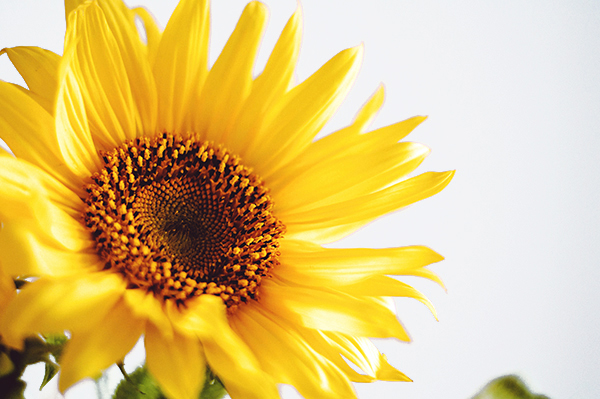
#> input picture sunflower.png, 600 x 399 px
$ python pic_deal.py
#> lines starting #> are read from the running program, lines starting #| are printed output that depends on the picture
# pic_deal.py
# sunflower.png

import os
import cv2 as cv
import numpy as np
from matplotlib import pyplot as plt

symbol_color = np.zeros((100, 100, 3))
name = "sunflower"
filename = name + ".png"
img = cv.imread(filename)
#> img is the input picture: shape (399, 600, 3); mean B, G, R 123.5, 195.6, 223.9
Z = img.reshape((-1,3))
Z = np.float32(Z)

# define criteria, number of clusters(K) and apply kmeans()
criteria = (cv.TERM_CRITERIA_EPS + cv.TERM_CRITERIA_MAX_ITER, 10, 1.0)
K = 6
ret,label,center=cv.kmeans(Z,K,None,criteria,10,cv.KMEANS_RANDOM_CENTERS)
#> ret = 124512257; center = [[241, 239.4, 238.6], [25.28, 75.43, 159], [33.68, 207.4, 249.8], [24.47, 155.1, 222.7], [26.85, 29.49, 56.09], [130.8, 234.5, 249]]

# Now convert back into uint8, and make original image
center = np.uint8(center)
#> center = [[240, 239, 238], [25, 75, 158], [33, 207, 249], [24, 155, 222], [26, 29, 56], [130, 234, 248]]
res = center[label.flatten()]
res2 = res.reshape((img.shape))
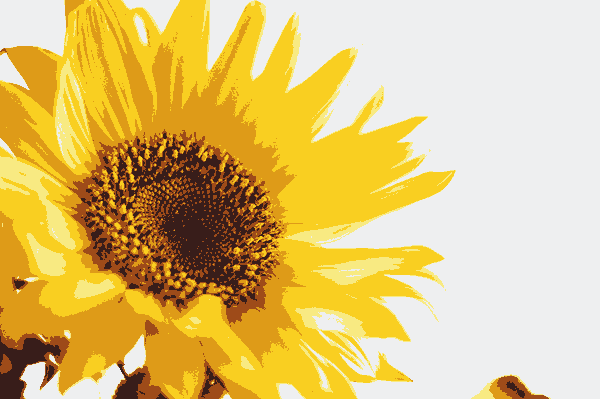
#> res2: shape (399, 600, 3); mean B, G, R 122.8, 195.2, 223.3

cv.imwrite("1.png", res2)
print ("finished")
size = res2.shape
#> size = (399, 600, 3)
print ("size: ", size) # (399, 600, 3)
#| size:  (399, 600, 3)

#### show the (r, g, b) color
color_r = []
color_g = []
color_b = []
color = []
for i in range(0, size[0]):
    for j in range(0, size[1]):
        tmp_r = res2[i, j, 0]
        tmp_g = res2[i, j, 1]
        tmp_b = res2[i, j, 2]
        if (tmp_r not in color_r):
            if (tmp_g not in color_g):
                if (tmp_b not in color_b):
                    color_r.append(tmp_r)
                    color_b.append(tmp_b)
                    color_g.append(tmp_g)
#> after the loop, color_b = [238, 248, 222, 249, 158, 56]; color_g = [239, 234, 155, 207, 75, 29]; color_r = [240, 130, 24, 33, 25, 26]

for x in range(0, len(color_r)):
    tmp_color = (color_r[x], color_g[x], color_b[x])
    color.append(tmp_color)
#> this loop made 6 passes
#> after the loop, color = [(240, 239, 238), (130, 234, 248), (24, 155, 222), (33, 207, 249), (25, 75, 158), (26, 29, 56)]

total_list = []
save_list = []
count = 1
while K > 0:
    for i in range(0, 100):
        for j in range(0, 100):
            symbol_color[i, j, 0] = color_r[count - 1]
            symbol_color[i, j, 1] = color_g[count - 1]
            symbol_color[i, j, 2] = color_b[count - 1]
            symbol_total = symbol_color[i, j, 0] + symbol_color[i, j, 1] + symbol_color[i, j, 2]
    save_name = str(color_r[count - 1]) + "_" + str(color_g[count - 1]) + "_" + str(color_b[count - 1]) + ".png"
    save_name = "./color_result/" + save_name
    cv.imwrite(save_name, symbol_color)
    count += 1
    K -= 1
    save_list.append(save_name)
    total_list.append(symbol_total)
#> this loop made 6 passes
#> save_name on passes 1 to 6: './color_result/240_239_238.png', './color_result/130_234_248.png', './color_result/24_155_222.png', './color_result/33_207_249.png', './color_result/25_75_158.png', './color_result/26_29_56.png'
#> pass 2, `cv.imwrite(save_name, symbol_color)`:
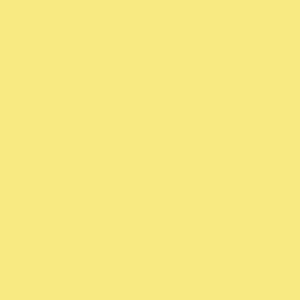
#> saved as 130_234_248.png: shape (100, 100, 3) (shown 3 times larger); mean B, G, R 130, 234, 248
#> after the loop:
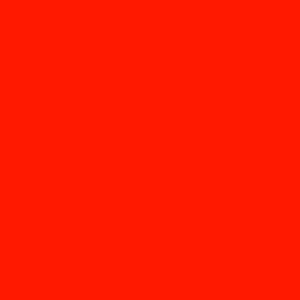
#> symbol_color: shape (100, 100, 3) float64 (shown 3 times larger); mean of channels 0, 1, 2 26, 29, 56; drawn with min black and max white
#> after the loop, K = 0; count = 7; save_list = ['./color_result/240_239_238.png', './color_result/130_234_248.png', './color_result/24_155_222.png', './color_result/33_207_249.png', './color_result/25_75_158.png', './color_result/26_29_56.png']; total_list = [717, 612, 401, 489, 258, 111]

print (save_list)
#| ['./color_result/240_239_238.png', './color_result/130_234_248.png', './color_result/24_155_222.png', './color_result/33_207_249.png', './color_result/25_75_158.png', './color_result/26_29_56.png']
print (total_list)
#| [717.0, 612.0, 401.0, 489.0, 258.0, 111.0]
count_ = 1
for i in range(0, len(total_list)):
    max_color = max(total_list)
#> max_color = 717
    max_index = total_list.index(max_color)
#> max_index = 0
    max_name = save_list[max_index]
#> max_name = './color_result/240_239_238.png'
    tmp_img = cv.imread(max_name)
    save_name = "./sequence/" + str(count_) + ".png"
    cv.imwrite(save_name, tmp_img)
    count_ += 1
    total_list.remove(max_color)
    save_list.remove(max_name)

# [4 lines of commented-out code are left out]

print ("color: ", color)
#| color:  [(240, 239, 238), (130, 234, 248), (24, 155, 222), (33, 207, 249), (25, 75, 158), (26, 29, 56)]
print ("r: ", color_r)
#| r:  [240, 130, 24, 33, 25, 26]
print ("g: ", color_g)
#| g:  [239, 234, 155, 207, 75, 29]
print ("b: ", color_b)
#| b:  [238, 248, 222, 249, 158, 56]

img = cv.imread("1.png")
cover_img = np.zeros(size)
for m in range(0, size[0]):
    for n in range(0, size[1]):
        for p in range(0, size[2]):
            cover_img[m, n, p] = 255
#> cover_img: shape (399, 600, 3) float64; every value is 255

for i in range(1, 7):
    sequence_name = "./sequence/" + str(i) + ".png"
    print (sequence_name)
    tmp_img = np.zeros(size)
    for m in range(0, size[0]):
        for n in range(0, size[1]):
            for p in range(0, size[2]):
                tmp_img[m, n, p] = 255
    tmp_color_img = cv.imread(sequence_name)
    tmp_color = tmp_color_img[10, 10]
#> tmp_color = [240, 239, 238]
    print ("tmp color: ", tmp_color)
#| tmp color:  [240 239 238]
    for x in range(0, size[0]):
        for y in range(0, size[1]):
            if (tmp_color[0] == img[x, y, 0]):
                if (tmp_color[1] == img[x, y, 1]):
                    if (tmp_color[2] == img[x, y, 2]):
                        tmp_img[x, y] = tmp_color
                        cover_img[x, y] = tmp_color
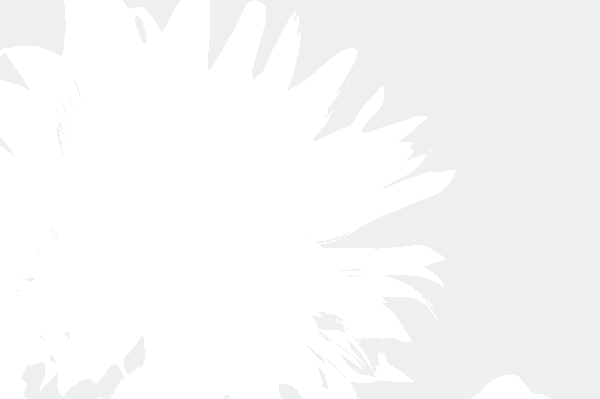
#> cover_img: shape (399, 600, 3) float64; mean of channels 0, 1, 2 248.7, 248.3, 247.9; drawn as B, G, R

    save_name = "./monitor_pic/" + str(i) + ".png"
    cv.imwrite(save_name, tmp_img)
    save_name_2 = "./monitor_pic/" + str(i) + "_cover.png"
    cv.imwrite(save_name_2, cover_img)
